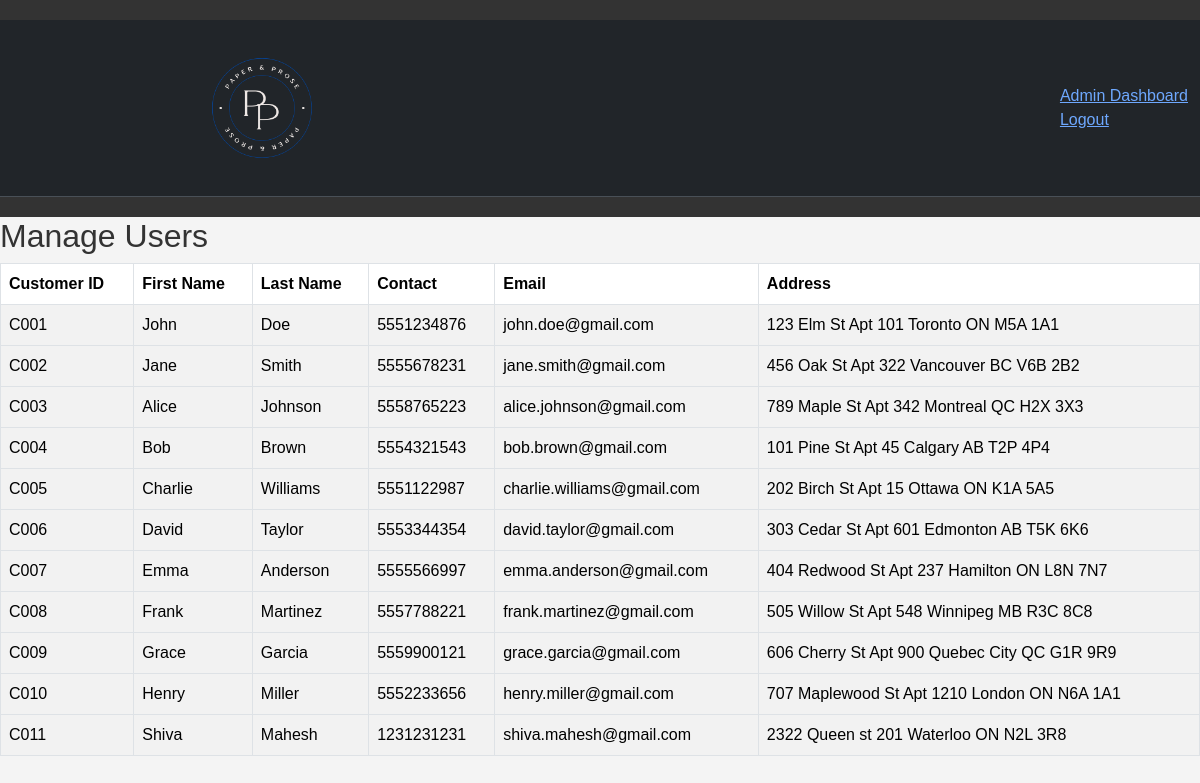
/admin_api/manage_users.php, run on the app's committed database.
### tables this page shows
CREATE TABLE `customers` (
  `customer_id` varchar(50) NOT NULL,
  `first_name` varchar(50) NOT NULL,
  `last_name` varchar(50) DEFAULT NULL,
  `phone` varchar(20) DEFAULT NULL,
  `email` varchar(100) NOT NULL,
  `street_address` varchar(255) NOT NULL,
  `apt_no` varchar(20) NOT NULL,
  `city` varchar(50) NOT NULL,
  `province` varchar(50) NOT NULL,
  `postal_code` varchar(20) NOT NULL
);

### admin_api/manage_users.php (the view, shortened to what this page needs)
<?php
include 'dbconn.php';
include 'admin_header.php';
$result = mysqli_query($conn, "SELECT * FROM customers");
?>
<h2>Manage Users</h2>
<div class="table-responsive">
            <table class="table table-bordered table-striped">
                <thead class="thead-dark">
    <tr><th>Customer ID</th><th>First Name</th><th>Last Name</th><th>Contact</th><th>Email</th><th>Address</th></tr> </thead>
    <tbody>
    <?php while ($row = mysqli_fetch_assoc($result)): ?>
                 <tr>
            <td><?= $row['customer_id'] ?></td>
            <td><?= $row['first_name'] ?></td>
            <td><?= $row['last_name'] ?></td>
            <td><?= $row['phone'] ?></td>
            <td><?= $row['email'] ?></td>
            <td><?= $row['street_address'].' '.$row['apt_no'].' '.$row['city'].' '.$row['province'].' '.$row['postal_code'] ?></td>
        </tr> </tbody>
    <?php endwhile; ?>
</table>
</div>

### style.css (style rules this page uses)
body { font-family: Arial, sans-serif; margin: 0; padding: 0; background-color: #f4f4f4; color: #333; }

### data on the page
customers: customer_id "C001", first_name "John", last_name "Doe", phone "5551234876", email "john.doe@gmail.com", street_address "123 Elm St", apt_no "Apt 101", city "Toronto", province "ON", postal_code "M5A 1A1"
customers: customer_id "C002", first_name "Jane", last_name "Smith", phone "5555678231", email "jane.smith@gmail.com", street_address "456 Oak St", apt_no "Apt 322", city "Vancouver", province "BC", postal_code "V6B 2B2"
customers: customer_id "C003", first_name "Alice", last_name "Johnson", phone "5558765223", email "alice.johnson@gmail.com", street_address "789 Maple St", apt_no "Apt 342", city "Montreal", province "QC", postal_code "H2X 3X3"
customers: customer_id "C004", first_name "Bob", last_name "Brown", phone "5554321543", email "bob.brown@gmail.com", street_address "101 Pine St", apt_no "Apt 45", city "Calgary", province "AB", postal_code "T2P 4P4"
customers: customer_id "C005", first_name "Charlie", last_name "Williams", phone "5551122987", email "charlie.williams@gmail.com", street_address "202 Birch St", apt_no "Apt 15", city "Ottawa", province "ON", postal_code "K1A 5A5"
customers: customer_id "C006", first_name "David", last_name "Taylor", phone "5553344354", email "david.taylor@gmail.com", street_address "303 Cedar St", apt_no "Apt 601", city "Edmonton", province "AB", postal_code "T5K 6K6"
customers: customer_id "C007", first_name "Emma", last_name "Anderson", phone "5555566997", email "emma.anderson@gmail.com", street_address "404 Redwood St", apt_no "Apt 237", city "Hamilton", province "ON", postal_code "L8N 7N7"
customers: customer_id "C008", first_name "Frank", last_name "Martinez", phone "5557788221", email "frank.martinez@gmail.com", street_address "505 Willow St", apt_no "Apt 548", city "Winnipeg", province "MB", postal_code "R3C 8C8"
customers: customer_id "C009", first_name "Grace", last_name "Garcia", phone "5559900121", email "grace.garcia@gmail.com", street_address "606 Cherry St", apt_no "Apt 900", city "Quebec City", province "QC", postal_code "G1R 9R9"
customers: customer_id "C010", first_name "Henry", last_name "Miller", phone "5552233656", email "henry.miller@gmail.com", street_address "707 Maplewood St", apt_no "Apt 1210", city "London", province "ON", postal_code "N6A 1A1"
customers: customer_id "C011", first_name "Shiva", last_name "Mahesh", phone "1231231231", email "shiva.mahesh@gmail.com", street_address "2322 Queen st", apt_no "201", city "Waterloo", province "ON", postal_code "N2L 3R8"
